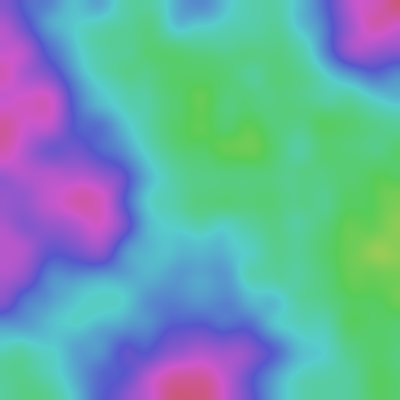
Frame 1 (no input)
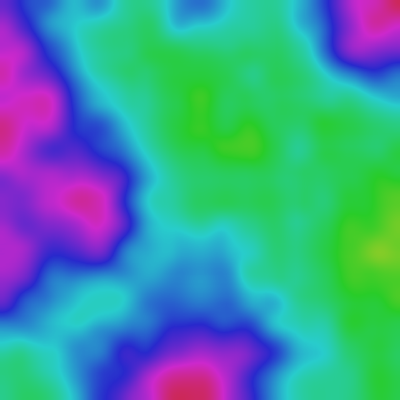
Frame 60 (the mouse pressed at the canvas centre just before this capture)
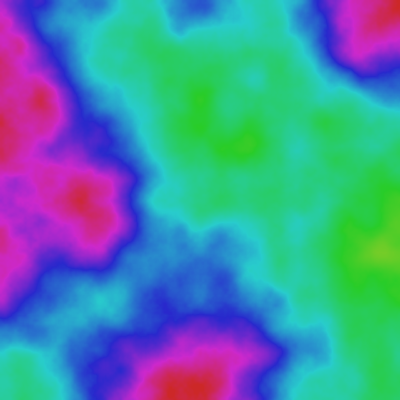
Frame 120 (the mouse held since frame 60 and released just before this capture)

The Processing sketch that drew these frames (run headless with seeded random() and noise(); from frame 60 on, the mouse is pressed at the canvas centre):

// Processing sketch: octave_noise
// ── octave_noise.pde
int cols, rows;
float flying = 0;
float[][] terrain;

void setup(){
size(400,400);
colorMode(HSB,125);
cols = width;
rows = height;
terrain = new float[cols][rows];
}

void draw(){
  //render noise 1
  float yoff = 0;
for(int y = 0; y < rows; y++){
  float xoff = 0;
  for(int x = 0; x < cols; x++){
    float current = map(noise(xoff,yoff)*1.5,0,1,0,100) ;
    terrain[x][y] = current;
     xoff += 0.005;
  }
  yoff += 0.005;
}

//render noise 2
  yoff = 0;
for(int y = 0; y < rows; y++){
  float xoff = 0;
  for(int x = 0; x < cols; x++){
    float current = map(noise(xoff,yoff)*1.5,0,1,1,1.1);
    if(mousePressed) terrain[x][y] *= current;
     xoff += 0.05;
  }
  yoff += 0.05;
}


//draw
for(int y = 0; y < rows; y++){
  for(int x = 0; x < cols; x++){
    stroke(terrain[x][y],100,100);
 point(x,y);
  }
}
}
